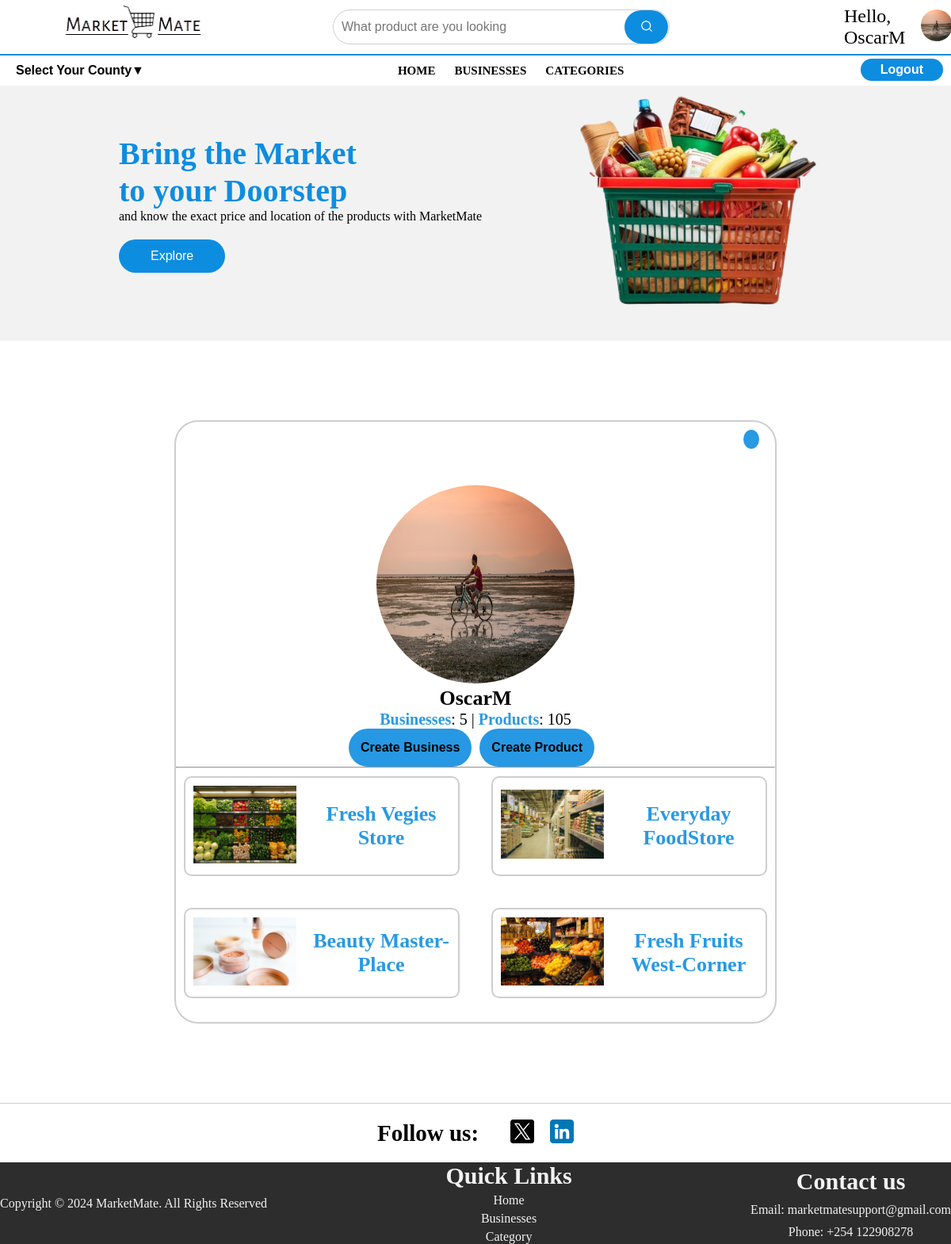
/profile/1/ (signed in), run on the app's committed database.
### marketmate/models.py (models this page shows, shortened)
class Business(models.Model):
    b_id = ShortUUIDField(unique=True, length=10, max_length=20, prefix="bus", alphabet="abcdef123456")
    name = models.CharField(max_length=200)
    image = models.ImageField(upload_to='marketmate/files/covers', null=True)
    category = models.ForeignKey(Category, on_delete=models.CASCADE)
    votes = models.IntegerField(default=0)
    phone_no = models.IntegerField(default=0000000000)
    owner = models.ForeignKey(User, on_delete=models.CASCADE)
    description = models.CharField(max_length=200, null=True, blank=True)
    county = models.CharField(max_length=100)
    address = models.CharField(max_length=100)
    updated = models.DateTimeField(auto_now=True)
    created = models.DateTimeField(auto_now_add=True)
    class Meta:
        ordering = ['-updated', '-created']

### marketmate/views.py (the view)
# urls.py: path('profile/<str:id>/', views.profilePage, name='profile'),
def profilePage(request, id):
    user = User.objects.get(id=id)
    businesses = user.business_set.all()
    if request.user != user:
        return HttpResponse('You are not allowed here!!')
    context = {'user': user, 'businesses': businesses}
    return render(request, 'marketmate/profile.html', context)

### marketmate/templates/marketmate/profile.html
{% extends 'base.html' %}
{% load static %}
{% block content %}
    <div class="profile-container">
        <img src="{% static 'images/profile.jpg' %}" class="profile-image" alt="">
        <h3>OscarM</h3>
        <p><span>Businesses</span>: 5  |  <span>Products</span>: 105</p>
        <div class="edit">
            <img src="{% static 'images/edit.png' %}"  alt="">
        </div>
        <div class="creation">
            <div class="create-btn">
                <a href="{% url 'create-business' %}"><button>Create Business</button></a>
            </div>
            <div class="create-btn">
                <button>Create Product</button>
            </div>
        </div>
        <hr>
        <div class="posts-container" >
            {% for business in businesses %}
            <div class="post">
                <a href="{% url 'business-page' business.b_id %}"><img src="{{ business.image.url }}" alt=""></a>
                <div>
                    <a href="{% url 'business-page' business.b_id %}"><h3>{{ business.name }}</h3></a>
                </div>
                <div class="bin">
                    <img src="{% static 'images/bin.png' %}" alt="">
                </div>
                <div class="business-edit">
                    <img src="{% static 'images/edit.png' %}" alt="">
                </div>
            </div>
            {% endfor %}
        </div>
    </div>
{% endblock content %}

### templates/base.html (shortened to what this page needs)
<!DOCTYPE html>
{% load static %}
<html lang="en">
<head>
    <link rel="stylesheet" type="text/css" href="{% static 'styles/home.css' %}">
    <link rel="stylesheet" type="text/css" href="{% static 'styles/stores.css' %}">
    <link rel="stylesheet" type="text/css" href="{% static 'styles/category.css' %}">
    <link rel="stylesheet" type="text/css" href="{% static 'styles/contact.css' %}">
    <link rel="stylesheet" type="text/css" href="{% static 'styles/business.css' %}">
    <link rel="stylesheet" type="text/css" href="{% static 'styles/profile.css' %}">
    <link rel="stylesheet" type="text/css" href="{% static 'styles/business-form.css' %}">
    <link rel="stylesheet" type="text/css" href="{% static 'styles/login-register.css' %}">
</head>
<body>
    <header>
        <div class="top-nav-bar">
            <div class="logo">
                <a href="{% url 'home' %}"><img src="{% static 'images/marketMate_logo.png' %}" alt=""></a>
            </div>
            <form action="{% url 'stores' %}" method="GET" class="search-bar">
                <input type="text" placeholder="What product are you looking for?" name="q">
                <button type="submit" class="search-bar-btn"><img src="{% static 'images/search.png' %}" alt=""></button>
            </form>
            <div class="profile">
                <p class="name">Hello, {{ request.user.username }}</p>
                <a href="{% url 'profile' request.user.id %}"><img src="{% static 'images/profile.jpg' %}" alt=""></a>
            </div>
        </div>
        <div class="navigation-bar">
            <nav>
                <div class="dropdown">
                    <button class="dropbtn">Select Your County<span class="dropdown-symbol">&#9660;</span></button>
                </div>
                <ul>
                    <li><a href="{% url 'home' %}">Home</a></li>
                    <li><a href="{% url 'stores' %}">Businesses</a></li>
                    <li><a href="{% url 'category-page' %}">Categories</a></li>
                </ul>
                {% if request.user.is_authenticated %}
                <div class="log-in-out-btn">
                    <a href="{% url 'logout' %}"><button>Logout</button></a>
                </div>
                {% else %}
                <div class="log-in-out-btn">
                    <a href="{% url 'login' %}"><button>Login</button></a>
                </div>
                {% endif %}
            </nav>
        </div>
    </header>
    <div class="top-section">
        <div class="marketmate-info">
            <h1>Bring the Market<br> to your Doorstep</h1>
            <p>and know the exact price and location of the products with MarketMate</p>
            <a href="{% url 'stores' %}"><button class="explore-btn">Explore</button></a>
        </div>
            <div class="marketmate-pics">
                <img src="{% static 'images/market-basket.png' %}" alt="">
            </div>
    </div>
    {% block content %}
    {% endblock content %}
    <div class="social-links">
        <h2>Follow us:</h2>
        <a href="#"><img src="{% static 'images/facebook.png' %}" alt=""></a>
        <a href="#"><img src="{% static 'images/twitter.png' %}" alt=""></a>
        <a href="#"><img src="{% static 'images/linkedin.png' %}" alt=""></a>
    </div>
    <footer>
        <div class="copyright">
            <p>Copyright © 2024 MarketMate. All Rights Reserved</p>
        </div>
        <div class="footer-links">
            <h3>Quick Links</h3>
            <a href="{% url 'home' %}">Home</a>
            <a href="{% url 'stores' %}">Businesses</a>
            <a href="{% url 'category-page' %}">Category</a>
        </div>
        <div class="contact-us-info">
            <h3>Contact us</h3>
            <p>Email: marketmatesupport@gmail.com</p>
            <p>Phone: +254 122908278</p>
        </div>
    </footer>
</body>
</html>

### static/styles/home.css (style rules this page uses)
* { box-sizing: border-box; margin: 0; padding: 0; text-decoration: none; }
header { position: fixed; background: white; width: 100%; z-index: 100; }
.top-nav-bar { width: auto; height: 70px; display: flex; align-items: center; border-bottom: 2px solid #0d8de0; }
.logo { margin-left: 70px; margin-right: 50px; }
.logo img { width: 200px; }
.top-nav-bar button { border: none; background: #0d8de0; padding: 12px 20px; border-radius: 30px; color: white; font-weight: bold; margin-left: 150px; font-size: 15px; transition: 0.4s; }
.search-bar { width: 500px; background-color: white; max-width: 700px; display: flex; align-items: center; border-radius: 60px; margin-left: 100px; padding-left: 10px; padding-right: 1px; border: 1px solid #ceced1; }
.search-bar input { background: transparent; flex: 1; border: 0; outline: none; font-size: 16px; }
.search-bar button img { width: 15px; }
.search-bar-btn { border: 0; background-color: #0d8de0; cursor: pointer; }
.profile { display: flex; justify-content: center; align-items: center; margin-left: 220px; }
.profile img { width: 40px; height: 40px; border-radius: 50%; padding-left: 0px; }
.profile p { font-size: 24px; padding-right: 20px; }
nav { width: auto; margin-bottom: 5px; }
nav ul { display: inline-block; list-style-type: none; margin-left: 300px; }
nav li { display: inline-block; margin-right: 20px; padding-top: 10px; position: relative; }
nav ul li a { font-size: 15px; color: black; font-weight: bold; text-transform: uppercase; text-decoration: none; }
.dropbtn { background-color: #fff; font-weight: 600; float: left; margin-left: auto; color: #000; padding: 10px 20px; font-size: 16px; border: none; cursor: pointer; z-index: 2; }
.log-in-out-btn { float: right; padding-top: 4px; padding-right: 10px; }
.log-in-out-btn button { color: #fff; padding: 5px 25px; font-size: 16px; font-weight: bold; border-radius: 20px; border: 0; background-color: #0d8de0; }
.top-section { background-color: #f2f2f3; height: 430px; }
.marketmate-info { width: 60%; padding-top: 170px; padding-left: 150px; }
.marketmate-info h1 { font-size: 40px; color: #0d8de0; }
.explore-btn { font-size: 16px; padding: 12px 40px; margin-top: 20px; border: none; border-radius: 50px; cursor: pointer; background-color: #0d8de0; color: white; transition: transform 0.3s ease; }
.marketmate-pics { position: absolute; top: 40px; right: 120px; }
.marketmate-pics img { width: 400px; height: 400px; }
.social-links { display: flex; justify-content: center; align-items: center; margin-top: 50px; padding-top: 20px; border-top: 1px solid #ceced1; }
.social-links h2 { font-size: 29px; }
.social-links a img { width: 50px; padding-left: 20px; }
footer { margin-top: 20px; background-color: #2e2d2d; display: flex; justify-content: space-between; align-items: center; position: relative; bottom: 0; }
.copyright { color: #f2f2f3; }
.footer-links { text-align: center; }
.footer-links a { display: block; padding-top: 5px; color: #f2f2f3; text-decoration: none; }
.footer-links h3 { color: #f2f2f3; font-size: 30px; }
.contact-us-info { color: #f2f2f3; text-align: center; }
.contact-us-info h3 { font-size: 30px; }
.contact-us-info p { padding-top: 10px; }

### data on the page
Business: image (picture), name "Fresh Vegies Store"
Business: image (picture), name "Everyday FoodStore"
Business: image (picture), name "Beauty Master-Place"
Business: image (picture), name "Fresh Fruits West-Corner"

### other printed values
{{ request.user.username }} "OscarM"
